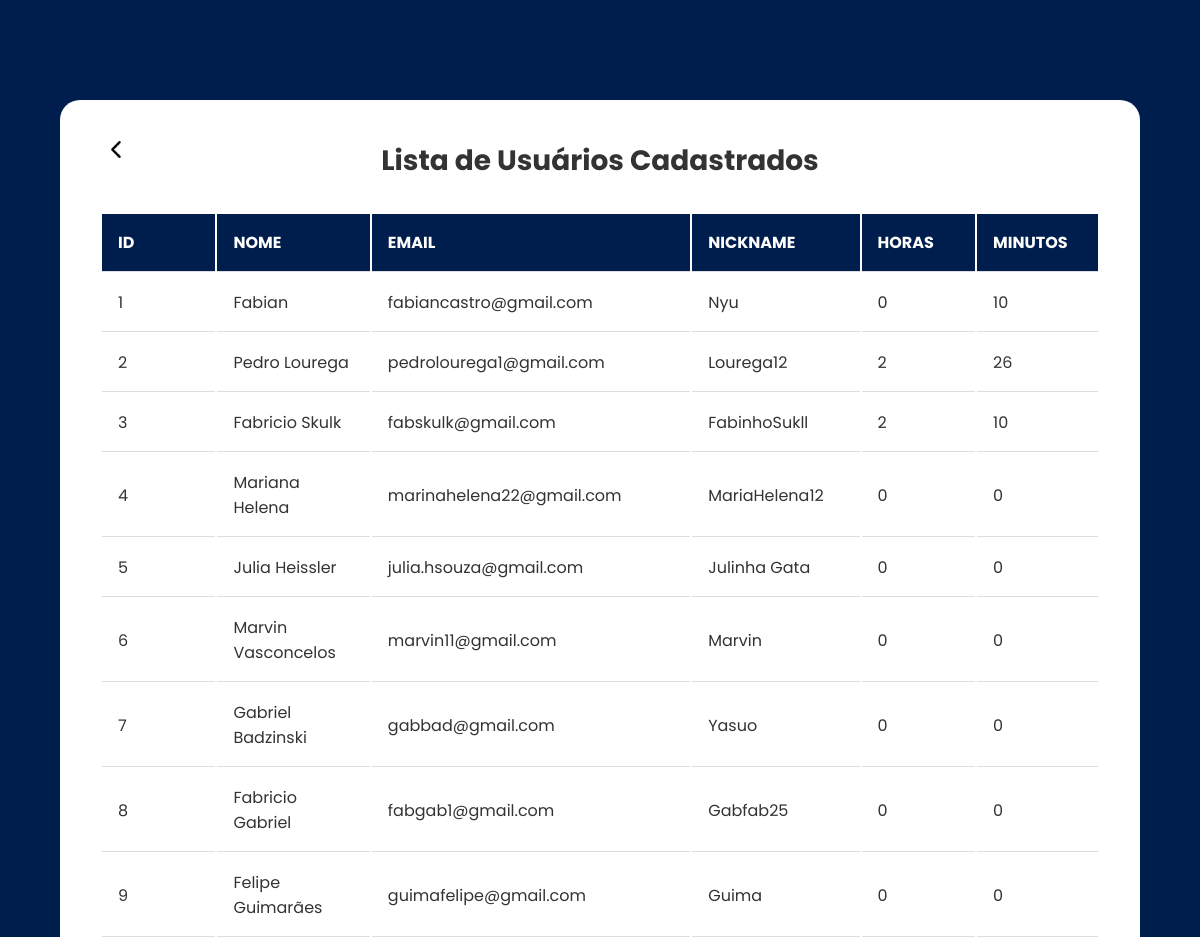
The app's page /listar_usuarios (upper part), older data.
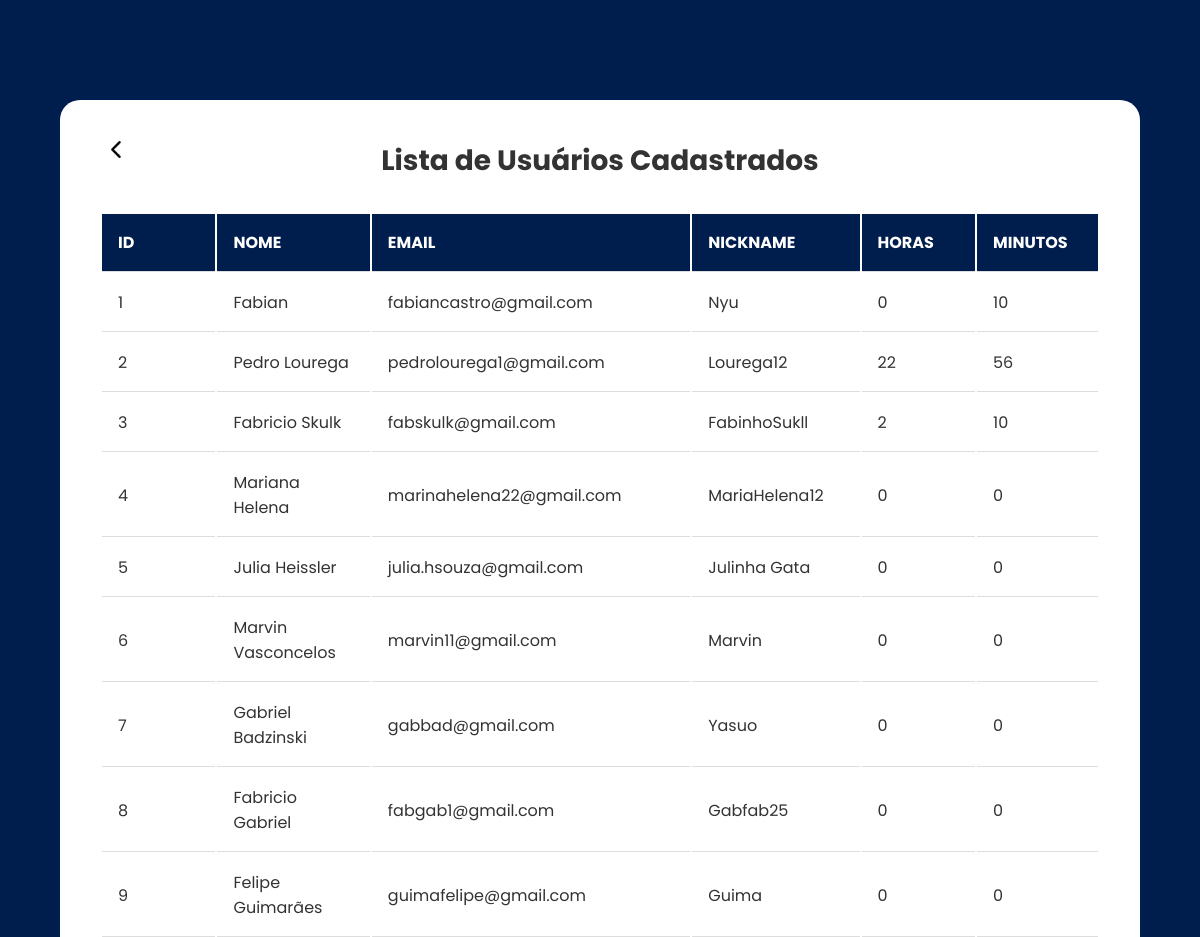
The same page, newer data.
### tables this page shows
CREATE TABLE usuarios (
            id INTEGER PRIMARY KEY AUTOINCREMENT,
            nome TEXT NOT NULL,
            email TEXT NOT NULL,
            nickname TEXT NOT NULL
        , horas INTEGER DEFAULT 0, minutos INTEGER DEFAULT 0);

### app/app.py (the view)
@app.route('/listar_usuarios')
def listar_usuarios():
    conn = conectar_banco()
    cursor = conn.cursor()
    cursor.execute('SELECT * FROM usuarios')
    usuarios = cursor.fetchall()
    conn.close()
    return render_template('listar_usuarios.html', usuarios=usuarios)

### app/app.py (called while the page is built)
def conectar_banco():
    print("Caminho do banco de dados:", DATABASE_PATH)
    conn = sqlite3.connect(DATABASE_PATH)
    return conn

### templates/listar_usuarios.html (shortened to what this page needs)
<!DOCTYPE html>
<html lang="ptb-br">
<head>
    <link rel="stylesheet" href="{{ url_for('static', filename='css/style.css') }}">
    <link rel="stylesheet" href="https://cdnjs.cloudflare.com/ajax/libs/font-awesome/6.0.0-beta3/css/all.min.css">
</head>
</head>
<body>
    <div class="app-usuarios">
        <div id="seta"><a href="{{ url_for('home') }}"><img class="seta_retorno" src="{{ url_for('static', filename='images/seta_retorno_new.png') }}" alt="seta_retorno"></a></div>
        <h1 class="titulo-lista-cadastro">Lista de Usuários Cadastrados</h1>
    <table class="listagem-usuarios-table" border="0">
        <tr class="usuarios-tabela ">
            <th>ID</th>
            <th>Nome</th>
            <th>Email</th>
            <th>Nickname</th>
            <th>Horas</th>
            <th>Minutos</th>
        </tr>
        {% for usuario in usuarios %}
        <tr class="usuarios-tabela ">
            <td>{{ usuario[0] }}</td>
            <td>{{ usuario[1] }}</td>
            <td>{{ usuario[2] }}</td>
            <td>{{ usuario[3] }}</td>
            <td>{{ usuario[4] }}</td>
            <td>{{ usuario[5] }}</td>
        </tr>
        {% endfor %}
    </table>
    </div>
    <br><br><br><br><br><br><br><br><br>
    </body>
    </html>
</body>
</html>

Row changes from the older to the newer data that the page shows:
changed usuarios "Pedro Lourega": horas "2" → "22"; minutos "26" → "56"
